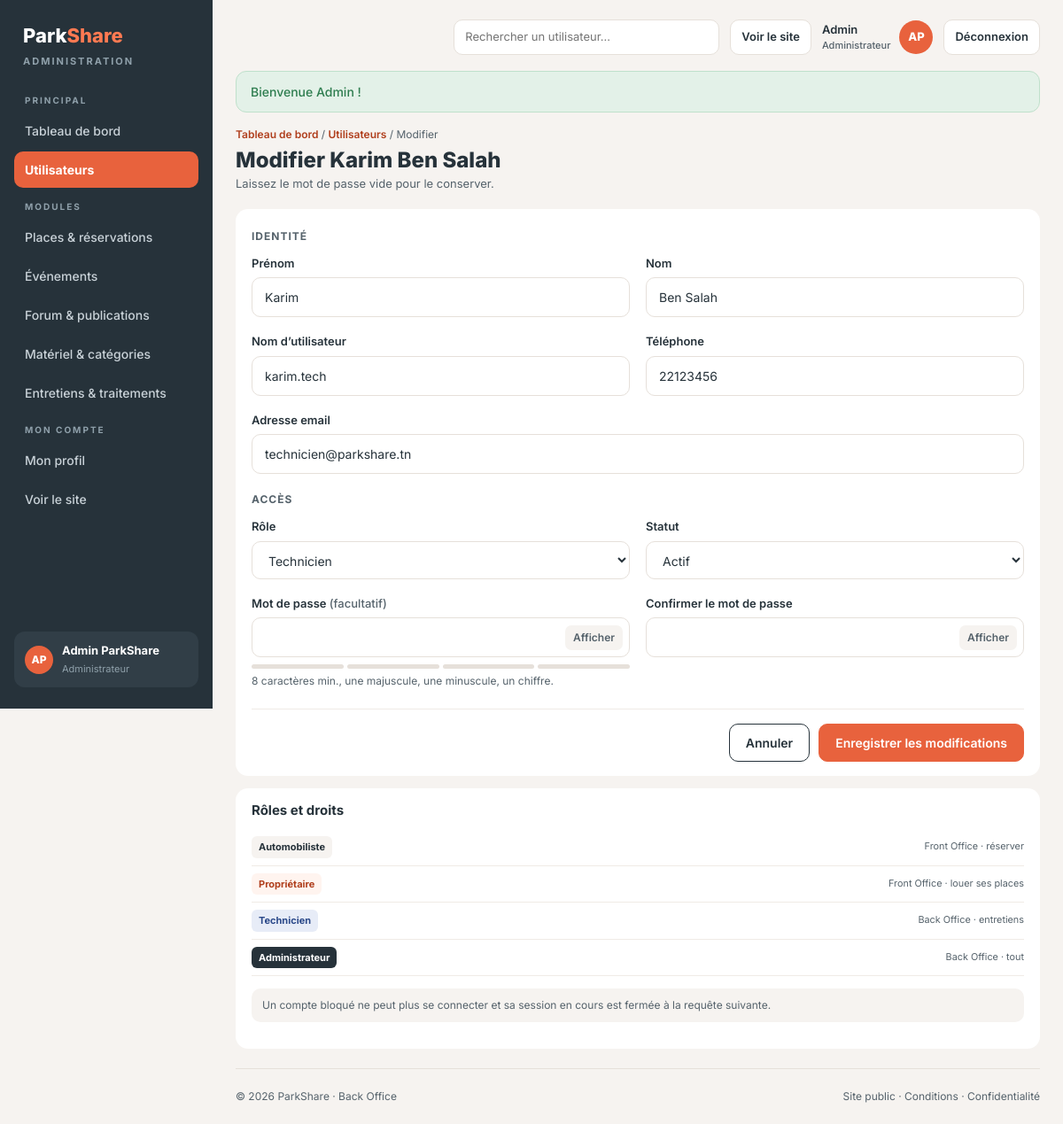
/index.php?action=user_edit&id=2 (signed in), run on the app's committed database.
### tables this page shows
CREATE TABLE IF NOT EXISTS users (
    id              INT AUTO_INCREMENT PRIMARY KEY,
    nom             VARCHAR(50)  NOT NULL,
    prenom          VARCHAR(50)  NOT NULL,
    username        VARCHAR(50)  NOT NULL UNIQUE,
    email           VARCHAR(150) NOT NULL UNIQUE,
    telephone       VARCHAR(20)  NOT NULL,
    password        VARCHAR(255) NOT NULL,
    role            ENUM('client', 'proprietaire', 'technicien', 'admin') NOT NULL DEFAULT 'client',
    statut          ENUM('actif', 'bloque') NOT NULL DEFAULT 'actif',
    failed_attempts TINYINT UNSIGNED NOT NULL DEFAULT 0,
    locked_until    DATETIME NULL,
    last_login      DATETIME NULL,
    created_at      TIMESTAMP DEFAULT CURRENT_TIMESTAMP,
    updated_at      TIMESTAMP NULL DEFAULT NULL ON UPDATE CURRENT_TIMESTAMP,
    INDEX idx_role (role),
    INDEX idx_statut (statut)
);

### app/Views/pages/back/users/form.php (the view, shortened to what the rows shown need)
<?php
$isEdit = $mode === 'edit';
$action = $isEdit ? url('user_edit', ['id' => $user->getId()]) : url('user_create');
?>
<div class="top">
    <div>
        <div class="crumb"><a href="<?= url('admin') ?>">Tableau de bord</a> / <a href="<?= url('users') ?>">Utilisateurs</a> / <?= $isEdit ? 'Modifier' : 'Ajouter' ?></div>
        <h1><?= $isEdit ? 'Modifier ' . e($user->getPrenom() . ' ' . $user->getNom()) : 'Ajouter un utilisateur' ?></h1>
        <p><?= $isEdit ? 'Laissez le mot de passe vide pour le conserver.' : 'Le compte pourra se connecter immédiatement.' ?></p>
    </div>
</div>
<div class="two">
    <div class="p">
        <?php require __DIR__ . '/../../shared/_errors.php'; ?>
        <form id="form-user" data-mode="<?= $isEdit ? 'edit' : 'create' ?>" method="POST" action="<?= $action ?>">
            <div class="form-grid">
                <div class="field">
                    <label for="prenom">Prénom</label>
                    <input class="input <?= invalid($errors, 'prenom') ?>" type="text" id="prenom" name="prenom" value="<?= old($old, 'prenom') ?>">
                </div>
                <div class="field">
                    <label for="nom">Nom</label>
                    <input class="input <?= invalid($errors, 'nom') ?>" type="text" id="nom" name="nom" value="<?= old($old, 'nom') ?>">
                </div>
                <div class="field">
                    <label for="username">Nom d’utilisateur</label>
                    <input class="input <?= invalid($errors, 'username') ?>" type="text" id="username" name="username" value="<?= old($old, 'username') ?>" autocomplete="off">
                </div>
                <div class="field">
                    <label for="telephone">Téléphone</label>
                    <input class="input <?= invalid($errors, 'telephone') ?>" type="text" id="telephone" name="telephone" value="<?= old($old, 'telephone') ?>" placeholder="22 123 456">
                </div>
                <div class="field full">
                    <label for="email">Adresse email</label>
                    <input class="input <?= invalid($errors, 'email') ?>" type="text" id="email" name="email" value="<?= old($old, 'email') ?>" autocomplete="off">
                </div>
            </div>
            <div class="form-grid">
                <div class="field">
                    <label for="statut">Statut</label>
                    <select class="select <?= invalid($errors, 'statut') ?>" id="statut" name="statut">
                        <option value="actif" <?= ($old['statut'] ?? '') === 'actif' ? 'selected' : '' ?>>Actif</option>
                    </select>
                </div>
            </div>
        </form>
    </div>
    <div class="p">
        <h2>Rôles et droits</h2>
    </div>
</div>

### app/Views/partials/sidebar.php (shortened to what the rows shown need)
<?php
$me = current_user();
?>
<aside class="sidebar">
    <?php if ($me): ?>
        <div class="me">
            <div class="avatar"><?= e(initials($me['prenom'], $me['nom'])) ?></div>
            <div><b><?= e($me['prenom'] . ' ' . $me['nom']) ?></b><small><?= e(role_label($me['role'])) ?></small></div>
        </div>
    <?php endif; ?>
</aside>

### app/Views/partials/header.php (shortened to what the rows shown need)
<?php $me = current_user(); ?>
<header class="header">
    <?php if ($me): ?>
        <a class="who" href="<?= url('profile') ?>">
            <span><?= e($me['prenom']) ?><small><?= e(role_label($me['role'])) ?></small></span>
            <span class="av"><?= e(initials($me['prenom'], $me['nom'])) ?></span>
        </a>
        <form class="inline" method="POST" action="<?= url('logout') ?>">
            <button type="submit" class="logout">Déconnexion</button>
        </form>
    <?php endif; ?>
</header>

### data on the page
users: initials($me['prenom'], $me['nom']) "AP", prenom+nom "Admin ParkShare", role "Administrateur", prenom "Admin"
users: $user->getPrenom() . ' ' . $user->getNom() "Karim Ben Salah", prenom "Karim", nom "Ben Salah", username "karim.tech", telephone "22123456", email "technicien@parkshare.tn", statut "Actif"

### other printed values
$section "PRINCIPAL"
$label "Tableau de bord"
$label "Utilisateurs"
$section "MODULES"
$label "Places & réservations"
$label "Événements"
$label "Forum & publications"
$label "Matériel & catégories"
$label "Entretiens & traitements"
$section "MON COMPTE"
$label "Mon profil"
$label "Voir le site"
$f['message'] "Bienvenue Admin !"
form field role "Technicien"
